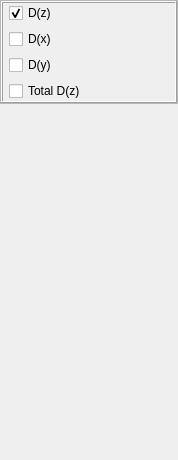
         <widget class="QWidget" name="Curves_settings">
          <property name="geometry">
           <rect>
            <x>0</x>
            <y>0</y>
            <width>178</width>
            <height>460</height>
           </rect>
          </property>
          <attribute name="label">
           <string>Curves</string>
          </attribute>
          <layout class="QVBoxLayout" name="verticalLayout_7">
           <property name="spacing">
            <number>3</number>
           </property>
           <property name="leftMargin">
            <number>0</number>
           </property>
           <property name="topMargin">
            <number>0</number>
           </property>
           <property name="rightMargin">
            <number>0</number>
           </property>
           <property name="bottomMargin">
            <number>0</number>
           </property>
           <item>
            <widget class="QFrame" name="Curves_settings_frame">
             <property name="sizePolicy">
              <sizepolicy hsizetype="Minimum" vsizetype="Minimum">
               <horstretch>0</horstretch>
               <verstretch>0</verstretch>
              </sizepolicy>
             </property>
             <property name="frameShape">
              <enum>QFrame::StyledPanel</enum>
             </property>
             <property name="frameShadow">
              <enum>QFrame::Raised</enum>
             </property>
             <layout class="QVBoxLayout" name="verticalLayout_5">
              <property name="spacing">
               <number>0</number>
              </property>
              <property name="leftMargin">
               <number>0</number>
              </property>
              <property name="topMargin">
               <number>0</number>
              </property>
              <property name="rightMargin">
               <number>0</number>
              </property>
              <property name="bottomMargin">
               <number>0</number>
              </property>
              <item>
               <widget class="QFrame" name="Curves_frame">
                <property name="sizePolicy">
                 <sizepolicy hsizetype="Preferred" vsizetype="Maximum">
                  <horstretch>0</horstretch>
                  <verstretch>0</verstretch>
                 </sizepolicy>
                </property>
                <property name="maximumSize">
                 <size>
                  <width>16777215</width>
                  <height>300</height>
                 </size>
                </property>
                <property name="frameShape">
                 <enum>QFrame::Box</enum>
                </property>
                <property name="frameShadow">
                 <enum>QFrame::Raised</enum>
                </property>
                <property name="lineWidth">
                 <number>1</number>
                </property>
                <layout class="QVBoxLayout" name="verticalLayout_8">
                 <property name="leftMargin">
                  <number>6</number>
                 </property>
                 <property name="topMargin">
                  <number>0</number>
                 </property>
                 <property name="rightMargin">
                  <number>0</number>
                 </property>
                 <property name="bottomMargin">
                  <number>0</number>
                 </property>
                 <item>
                  <widget class="QCheckBox" name="Dz_chB">
                   <property name="maximumSize">
                    <size>
                     <width>70</width>
                     <height>16777215</height>
                    </size>
                   </property>
                   <property name="text">
                    <string>D(z)</string>
                   </property>
                   <property name="checked">
                    <bool>true</bool>
                   </property>
                  </widget>
                 </item>
                 <item>
                  <widget class="QCheckBox" name="Dx_chB">
                   <property name="maximumSize">
                    <size>
                     <width>70</width>
                     <height>16777215</height>
                    </size>
                   </property>
                   <property name="text">
                    <string>D(x)</string>
                   </property>
                  </widget>
                 </item>
                 <item>
                  <widget class="QCheckBox" name="Dy_chB">
                   <property name="maximumSize">
                    <size>
                     <width>70</width>
                     <height>16777215</height>
                    </size>
                   </property>
                   <property name="text">
                    <string>D(y)</string>
                   </property>
                  </widget>
                 </item>
                 <item>
                  <widget class="QCheckBox" name="Dz_total_chB">
                   <property name="text">
                    <string>Total D(z)</string>
                   </property>
                  </widget>
                 </item>
                </layout>
               </widget>
              </item>
             </layout>
            </widget>
           </item>
           <item>
            <spacer name="verticalSpacer_2">
             <property name="orientation">
              <enum>Qt::Vertical</enum>
             </property>
             <property name="sizeType">
              <enum>QSizePolicy::MinimumExpanding</enum>
             </property>
             <property name="sizeHint" stdset="0">
              <size>
               <width>20</width>
               <height>70</height>
              </size>
             </property>
            </spacer>
           </item>
          </layout>
         </widget>
